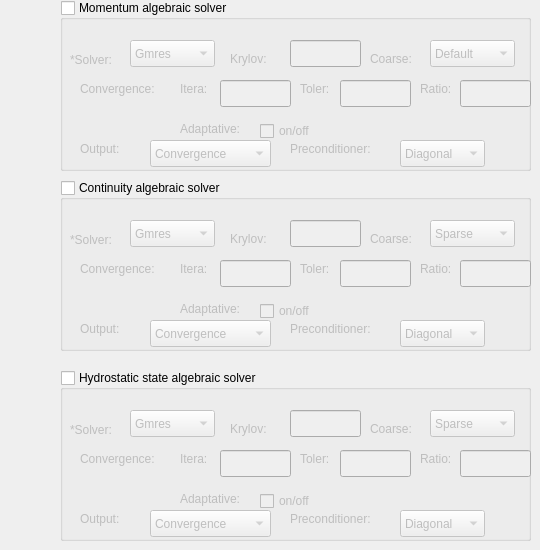
    <widget class="QWidget" name="xxxEquationTab">
     <attribute name="title">
      <string>XXX Equation</string>
     </attribute>
     <widget class="QGroupBox" name="momentuSolverBox">
      <property name="geometry">
       <rect>
        <x>60</x>
        <y>0</y>
        <width>471</width>
        <height>171</height>
       </rect>
      </property>
      <property name="title">
       <string>Momentum algebraic solver</string>
      </property>
      <property name="checkable">
       <bool>true</bool>
      </property>
      <property name="checked">
       <bool>false</bool>
      </property>
      <widget class="QLabel" name="label_18">
       <property name="geometry">
        <rect>
         <x>10</x>
         <y>50</y>
         <width>61</width>
         <height>20</height>
        </rect>
       </property>
       <property name="text">
        <string>*Solver:</string>
       </property>
      </widget>
      <widget class="QComboBox" name="momSolverCombo">
       <property name="geometry">
        <rect>
         <x>70</x>
         <y>40</y>
         <width>85</width>
         <height>27</height>
        </rect>
       </property>
       <item>
        <property name="text">
         <string>Gmres</string>
        </property>
       </item>
       <item>
        <property name="text">
         <string>Deflated_cg</string>
        </property>
       </item>
      </widget>
      <widget class="QLabel" name="label_19">
       <property name="geometry">
        <rect>
         <x>170</x>
         <y>50</y>
         <width>51</width>
         <height>17</height>
        </rect>
       </property>
       <property name="text">
        <string>Krylov:</string>
       </property>
      </widget>
      <widget class="QLineEdit" name="momSolverKrylovEdit">
       <property name="geometry">
        <rect>
         <x>230</x>
         <y>40</y>
         <width>71</width>
         <height>27</height>
        </rect>
       </property>
      </widget>
      <widget class="QLabel" name="label_20">
       <property name="geometry">
        <rect>
         <x>310</x>
         <y>50</y>
         <width>61</width>
         <height>17</height>
        </rect>
       </property>
       <property name="text">
        <string>Coarse:</string>
       </property>
      </widget>
      <widget class="QComboBox" name="momSolverCoarseCombo">
       <property name="geometry">
        <rect>
         <x>370</x>
         <y>40</y>
         <width>85</width>
         <height>27</height>
        </rect>
       </property>
       <item>
        <property name="text">
         <string>Default</string>
        </property>
       </item>
       <item>
        <property name="text">
         <string>Sparse</string>
        </property>
       </item>
      </widget>
      <widget class="QLabel" name="label_21">
       <property name="geometry">
        <rect>
         <x>20</x>
         <y>80</y>
         <width>91</width>
         <height>17</height>
        </rect>
       </property>
       <property name="text">
        <string>Convergence:</string>
       </property>
      </widget>
      <widget class="QLabel" name="label_22">
       <property name="geometry">
        <rect>
         <x>120</x>
         <y>80</y>
         <width>41</width>
         <height>17</height>
        </rect>
       </property>
       <property name="text">
        <string>Itera:</string>
       </property>
      </widget>
      <widget class="QLineEdit" name="momSolverIteraEdit">
       <property name="geometry">
        <rect>
         <x>160</x>
         <y>80</y>
         <width>71</width>
         <height>27</height>
        </rect>
       </property>
      </widget>
      <widget class="QLineEdit" name="momSolverTolerEdit">
       <property name="geometry">
        <rect>
         <x>280</x>
         <y>80</y>
         <width>71</width>
         <height>27</height>
        </rect>
       </property>
       <property name="text">
        <string/>
       </property>
      </widget>
      <widget class="QLabel" name="label_23">
       <property name="geometry">
        <rect>
         <x>240</x>
         <y>80</y>
         <width>41</width>
         <height>17</height>
        </rect>
       </property>
       <property name="text">
        <string>Toler:</string>
       </property>
      </widget>
      <widget class="QLabel" name="label_24">
       <property name="geometry">
        <rect>
         <x>120</x>
         <y>120</y>
         <width>81</width>
         <height>17</height>
        </rect>
       </property>
       <property name="text">
        <string>Adaptative:</string>
       </property>
      </widget>
      <widget class="QCheckBox" name="momSolverAdapCheck">
       <property name="geometry">
        <rect>
         <x>200</x>
         <y>120</y>
         <width>97</width>
         <height>22</height>
        </rect>
       </property>
       <property name="text">
        <string>on/off</string>
       </property>
      </widget>
      <widget class="QLineEdit" name="momSolverRatioEdit">
       <property name="geometry">
        <rect>
         <x>400</x>
         <y>80</y>
         <width>71</width>
         <height>27</height>
        </rect>
       </property>
       <property name="text">
        <string/>
       </property>
      </widget>
      <widget class="QLabel" name="label_25">
       <property name="geometry">
        <rect>
         <x>360</x>
         <y>80</y>
         <width>41</width>
         <height>17</height>
        </rect>
       </property>
       <property name="text">
        <string>Ratio:</string>
       </property>
      </widget>
      <widget class="QLabel" name="label_26">
       <property name="geometry">
        <rect>
         <x>20</x>
         <y>140</y>
         <width>67</width>
         <height>17</height>
        </rect>
       </property>
       <property name="text">
        <string>Output:</string>
       </property>
      </widget>
      <widget class="QComboBox" name="momSolverOutputCombo">
       <property name="geometry">
        <rect>
         <x>90</x>
         <y>140</y>
         <width>121</width>
         <height>27</height>
        </rect>
       </property>
       <item>
        <property name="text">
         <string>Convergence</string>
        </property>
       </item>
      </widget>
      <widget class="QLabel" name="label_27">
       <property name="geometry">
        <rect>
         <x>230</x>
         <y>140</y>
         <width>111</width>
         <height>17</height>
        </rect>
       </property>
       <property name="text">
        <string>Preconditioner:</string>
       </property>
      </widget>
      <widget class="QComboBox" name="momSolverPrecondCombo">
       <property name="geometry">
        <rect>
         <x>340</x>
         <y>140</y>
         <width>85</width>
         <height>27</height>
        </rect>
       </property>
       <item>
        <property name="text">
         <string>Diagonal</string>
        </property>
       </item>
      </widget>
     </widget>
     <widget class="QGroupBox" name="continuitySolverBox">
      <property name="geometry">
       <rect>
        <x>60</x>
        <y>180</y>
        <width>471</width>
        <height>171</height>
       </rect>
      </property>
      <property name="title">
       <string>Continuity algebraic solver</string>
      </property>
      <property name="checkable">
       <bool>true</bool>
      </property>
      <property name="checked">
       <bool>false</bool>
      </property>
      <widget class="QLabel" name="label_28">
       <property name="geometry">
        <rect>
         <x>10</x>
         <y>50</y>
         <width>61</width>
         <height>20</height>
        </rect>
       </property>
       <property name="text">
        <string>*Solver:</string>
       </property>
      </widget>
      <widget class="QComboBox" name="conSolverCombo">
       <property name="geometry">
        <rect>
         <x>70</x>
         <y>40</y>
         <width>85</width>
         <height>27</height>
        </rect>
       </property>
       <item>
        <property name="text">
         <string>Gmres</string>
        </property>
       </item>
       <item>
        <property name="text">
         <string>Deflated_cg</string>
        </property>
       </item>
      </widget>
      <widget class="QLabel" name="label_29">
       <property name="geometry">
        <rect>
         <x>170</x>
         <y>50</y>
         <width>51</width>
         <height>17</height>
        </rect>
       </property>
       <property name="text">
        <string>Krylov:</string>
       </property>
      </widget>
      <widget class="QLineEdit" name="conSolverKrylovEdit">
       <property name="geometry">
        <rect>
         <x>230</x>
         <y>40</y>
         <width>71</width>
         <height>27</height>
        </rect>
       </property>
      </widget>
      <widget class="QLabel" name="label_30">
       <property name="geometry">
        <rect>
         <x>310</x>
         <y>50</y>
         <width>61</width>
         <height>17</height>
        </rect>
       </property>
       <property name="text">
        <string>Coarse:</string>
       </property>
      </widget>
      <widget class="QComboBox" name="conSolverCoarseCombo">
       <property name="geometry">
        <rect>
         <x>370</x>
         <y>40</y>
         <width>85</width>
         <height>27</height>
        </rect>
       </property>
       <item>
        <property name="text">
         <string>Sparse</string>
        </property>
       </item>
      </widget>
      <widget class="QLabel" name="label_31">
       <property name="geometry">
        <rect>
         <x>20</x>
         <y>80</y>
         <width>91</width>
         <height>17</height>
        </rect>
       </property>
       <property name="text">
        <string>Convergence:</string>
       </property>
      </widget>
      <widget class="QLabel" name="label_32">
       <property name="geometry">
        <rect>
         <x>120</x>
         <y>80</y>
         <width>41</width>
         <height>17</height>
        </rect>
       </property>
       <property name="text">
        <string>Itera:</string>
       </property>
      </widget>
      <widget class="QLineEdit" name="conSolverIteraEdit">
       <property name="geometry">
        <rect>
         <x>160</x>
         <y>80</y>
         <width>71</width>
         <height>27</height>
        </rect>
       </property>
      </widget>
      <widget class="QLineEdit" name="conSolverTolerEdit">
       <property name="geometry">
        <rect>
         <x>280</x>
         <y>80</y>
         <width>71</width>
         <height>27</height>
        </rect>
       </property>
       <property name="text">
        <string/>
       </property>
      </widget>
      <widget class="QLabel" name="label_33">
       <property name="geometry">
        <rect>
         <x>240</x>
         <y>80</y>
         <width>41</width>
         <height>17</height>
        </rect>
       </property>
       <property name="text">
        <string>Toler:</string>
       </property>
      </widget>
      <widget class="QLabel" name="label_34">
       <property name="geometry">
        <rect>
         <x>120</x>
         <y>120</y>
         <width>81</width>
         <height>17</height>
        </rect>
       </property>
       <property name="text">
        <string>Adaptative:</string>
       </property>
      </widget>
      <widget class="QCheckBox" name="conSolverAdapCheck">
       <property name="geometry">
        <rect>
         <x>200</x>
         <y>120</y>
         <width>97</width>
         <height>22</height>
        </rect>
       </property>
       <property name="text">
        <string>on/off</string>
       </property>
      </widget>
      <widget class="QLineEdit" name="conSolverRatioEdit">
       <property name="geometry">
        <rect>
         <x>400</x>
         <y>80</y>
         <width>71</width>
         <height>27</height>
        </rect>
       </property>
       <property name="text">
        <string/>
       </property>
      </widget>
      <widget class="QLabel" name="label_35">
       <property name="geometry">
        <rect>
         <x>360</x>
         <y>80</y>
         <width>41</width>
         <height>17</height>
        </rect>
       </property>
       <property name="text">
        <string>Ratio:</string>
       </property>
      </widget>
      <widget class="QLabel" name="label_36">
       <property name="geometry">
        <rect>
         <x>20</x>
         <y>140</y>
         <width>67</width>
         <height>17</height>
        </rect>
       </property>
       <property name="text">
        <string>Output:</string>
       </property>
      </widget>
      <widget class="QComboBox" name="conSolverOutputCombo">
       <property name="geometry">
        <rect>
         <x>90</x>
         <y>140</y>
         <width>121</width>
         <height>27</height>
        </rect>
       </property>
       <item>
        <property name="text">
         <string>Convergence</string>
        </property>
       </item>
      </widget>
      <widget class="QLabel" name="label_37">
       <property name="geometry">
        <rect>
         <x>230</x>
         <y>140</y>
         <width>111</width>
         <height>17</height>
        </rect>
       </property>
       <property name="text">
        <string>Preconditioner:</string>
       </property>
      </widget>
      <widget class="QComboBox" name="conSolverPrecondCombo">
       <property name="geometry">
        <rect>
         <x>340</x>
         <y>140</y>
         <width>85</width>
         <height>27</height>
        </rect>
       </property>
       <item>
        <property name="text">
         <string>Diagonal</string>
        </property>
       </item>
      </widget>
     </widget>
     <widget class="QGroupBox" name="hydrostaticSolverBox">
      <property name="geometry">
       <rect>
        <x>60</x>
        <y>370</y>
        <width>471</width>
        <height>171</height>
       </rect>
      </property>
      <property name="title">
       <string>Hydrostatic state algebraic solver</string>
      </property>
      <property name="checkable">
       <bool>true</bool>
      </property>
      <property name="checked">
       <bool>false</bool>
      </property>
      <widget class="QLabel" name="label_38">
       <property name="geometry">
        <rect>
         <x>10</x>
         <y>50</y>
         <width>61</width>
         <height>20</height>
        </rect>
       </property>
       <property name="text">
        <string>*Solver:</string>
       </property>
      </widget>
      <widget class="QComboBox" name="hydSolverCombo">
       <property name="geometry">
        <rect>
         <x>70</x>
         <y>40</y>
         <width>85</width>
         <height>27</height>
        </rect>
       </property>
       <item>
        <property name="text">
         <string>Gmres</string>
        </property>
       </item>
       <item>
        <property name="text">
         <string>Deflated_cg</string>
        </property>
       </item>
      </widget>
      <widget class="QLabel" name="label_39">
       <property name="geometry">
        <rect>
         <x>170</x>
         <y>50</y>
         <width>51</width>
         <height>17</height>
        </rect>
       </property>
       <property name="text">
        <string>Krylov:</string>
       </property>
      </widget>
      <widget class="QLineEdit" name="hydSolverKrylovEdit">
       <property name="geometry">
        <rect>
         <x>230</x>
         <y>40</y>
         <width>71</width>
         <height>27</height>
        </rect>
       </property>
      </widget>
      <widget class="QLabel" name="label_40">
       <property name="geometry">
        <rect>
         <x>310</x>
         <y>50</y>
         <width>61</width>
         <height>17</height>
        </rect>
       </property>
       <property name="text">
        <string>Coarse:</string>
       </property>
      </widget>
      <widget class="QComboBox" name="hydSolverCoarseCombo">
       <property name="geometry">
        <rect>
         <x>370</x>
         <y>40</y>
         <width>85</width>
         <height>27</height>
        </rect>
       </property>
       <item>
        <property name="text">
         <string>Sparse</string>
        </property>
       </item>
      </widget>
      <widget class="QLabel" name="label_41">
       <property name="geometry">
        <rect>
         <x>20</x>
         <y>80</y>
         <width>91</width>
         <height>17</height>
        </rect>
       </property>
       <property name="text">
        <string>Convergence:</string>
       </property>
      </widget>
      <widget class="QLabel" name="label_42">
       <property name="geometry">
        <rect>
         <x>120</x>
         <y>80</y>
         <width>41</width>
         <height>17</height>
        </rect>
       </property>
       <property name="text">
        <string>Itera:</string>
       </property>
      </widget>
      <widget class="QLineEdit" name="hydSolverIteraEdit">
       <property name="geometry">
        <rect>
         <x>160</x>
         <y>80</y>
         <width>71</width>
         <height>27</height>
        </rect>
       </property>
      </widget>
      <widget class="QLineEdit" name="hydSolverTolerEdit">
       <property name="geometry">
        <rect>
         <x>280</x>
         <y>80</y>
         <width>71</width>
         <height>27</height>
        </rect>
       </property>
       <property name="text">
        <string/>
       </property>
      </widget>
      <widget class="QLabel" name="label_43">
       <property name="geometry">
        <rect>
         <x>240</x>
         <y>80</y>
         <width>41</width>
         <height>17</height>
        </rect>
       </property>
       <property name="text">
        <string>Toler:</string>
       </property>
      </widget>
      <widget class="QLabel" name="label_44">
       <property name="geometry">
        <rect>
         <x>120</x>
         <y>120</y>
         <width>81</width>
         <height>17</height>
        </rect>
       </property>
       <property name="text">
        <string>Adaptative:</string>
       </property>
      </widget>
      <widget class="QCheckBox" name="hydSolverAdapCheck">
       <property name="geometry">
        <rect>
         <x>200</x>
         <y>120</y>
         <width>97</width>
         <height>22</height>
        </rect>
       </property>
       <property name="text">
        <string>on/off</string>
       </property>
      </widget>
      <widget class="QLineEdit" name="hydSolverRatioEdit">
       <property name="geometry">
        <rect>
         <x>400</x>
         <y>80</y>
         <width>71</width>
         <height>27</height>
        </rect>
       </property>
       <property name="text">
        <string/>
       </property>
      </widget>
      <widget class="QLabel" name="label_45">
       <property name="geometry">
        <rect>
         <x>360</x>
         <y>80</y>
         <width>41</width>
         <height>17</height>
        </rect>
       </property>
       <property name="text">
        <string>Ratio:</string>
       </property>
      </widget>
      <widget class="QLabel" name="label_46">
       <property name="geometry">
        <rect>
         <x>20</x>
         <y>140</y>
         <width>67</width>
         <height>17</height>
        </rect>
       </property>
       <property name="text">
        <string>Output:</string>
       </property>
      </widget>
      <widget class="QComboBox" name="hydSolverOutputCombo">
       <property name="geometry">
        <rect>
         <x>90</x>
         <y>140</y>
         <width>121</width>
         <height>27</height>
        </rect>
       </property>
       <item>
        <property name="text">
         <string>Convergence</string>
        </property>
       </item>
      </widget>
      <widget class="QLabel" name="label_47">
       <property name="geometry">
        <rect>
         <x>230</x>
         <y>140</y>
         <width>111</width>
         <height>17</height>
        </rect>
       </property>
       <property name="text">
        <string>Preconditioner:</string>
       </property>
      </widget>
      <widget class="QComboBox" name="hydSolverPrecondCombo">
       <property name="geometry">
        <rect>
         <x>340</x>
         <y>140</y>
         <width>85</width>
         <height>27</height>
        </rect>
       </property>
       <item>
        <property name="text">
         <string>Diagonal</string>
        </property>
       </item>
      </widget>
     </widget>
    </widget>
